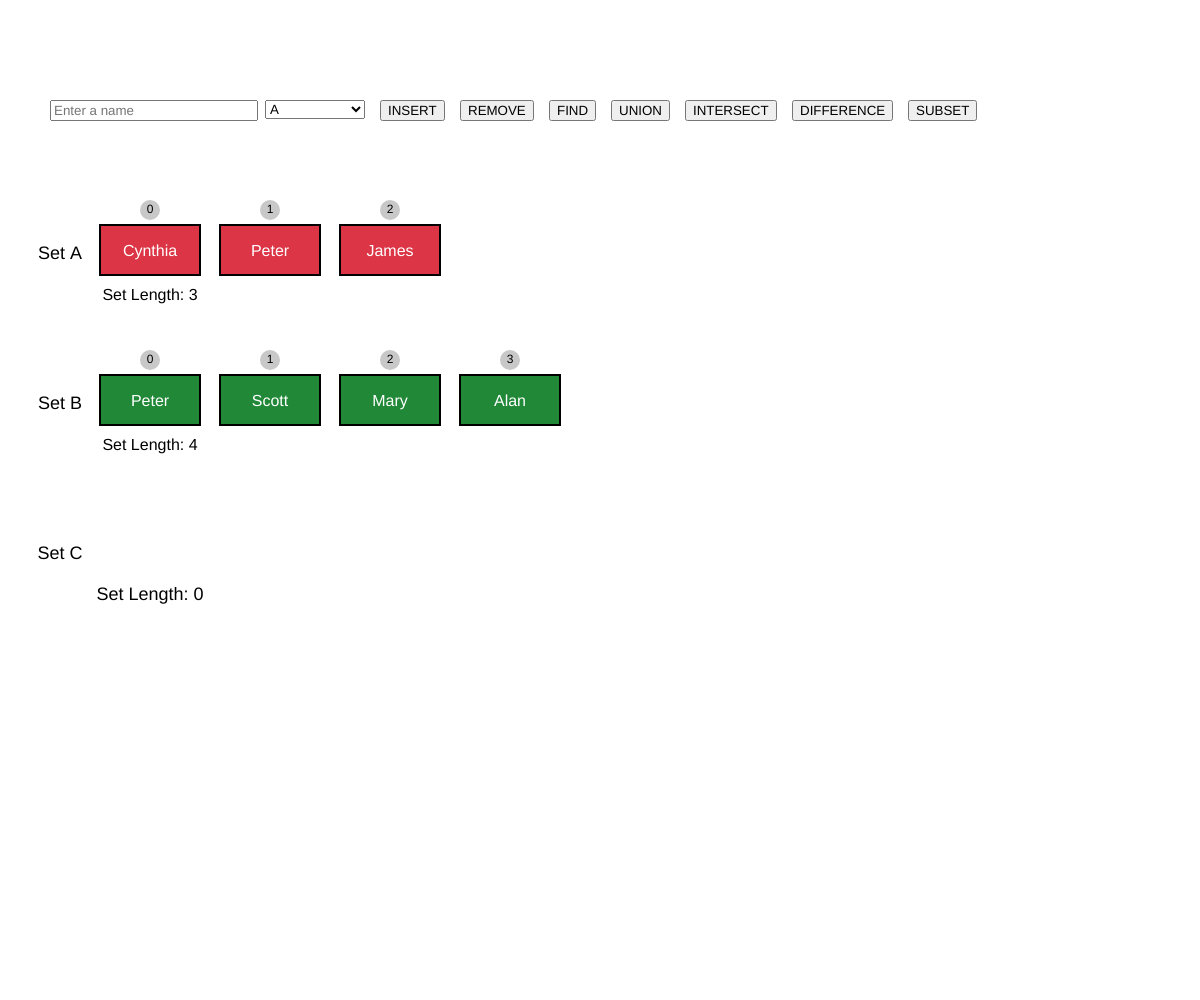
Frame 1 (no input)
Frame 60 (no input): identical to frame 1, image omitted
Frame 120 (the mouse pressed at the canvas centre since frame 60): identical to frame 1, image omitted

The p5.js sketch that drew this single still picture (run headless with seeded random() and noise() and a simulated clock; from frame 60 on, the mouse is pressed at the canvas centre):

// p5.js sketch
// ── sketch.js
var canvas;
var setA, setB, setC;

var baseX = 150, baseY = 250;

function setup() {
  	canvas = createCanvas(windowWidth, windowHeight);
  	canvas.position(0,0);
  	canvas.style('z-index', '-1');
  	canvas.style('display', 'block');
  	background(255);

  	setA = new Set();
  	// add some members to the set A
	setA.add("Cynthia");
	setA.add("Peter");
	setA.add("James");

	console.log("SET A: "+	setA.show());

	setB = new Set();
  	// add some members to the set A
	setB.add("Peter");
	setB.add("Scott");
	setB.add("Mary");
	setB.add("Alan");

	console.log("SET B: "+	setB.show());

	setC = new Set();

	console.log("SET C: "+	setC.show());

	input = createInput();
	input.position(50, 100);
	input.size(200);
	input.attribute('placeholder', 'Enter a name');
	input.class("form-control");

	select = createSelect();
	select.position(input.x + input.width + 15, 100);
	select.size(100);
	select.class("form-control");
	select.option("A");
	select.option("B");

	button = createButton('INSERT');
	button.position(select.x + select.width + 15, 100);
	button.mousePressed(insertItem);
	button.class('btn btn-info');

	button2 = createButton('REMOVE');
	button2.position(button.x + button.width + 15, 100);
	button2.mousePressed(removeItem);
	button2.class('btn btn-info');

	button3 = createButton('FIND');
	button3.position(button2.x + button2.width + 15, 100);
	button3.mousePressed(findItem);
	button3.class('btn btn-success');

	button4 = createButton('UNION');
	button4.position(button3.x + button3.width + 15, 100);
	button4.mousePressed(unionAB);
	button4.class('btn btn-danger');

	button5 = createButton('INTERSECT');
	button5.position(button4.x + button4.width + 15, 100);
	button5.mousePressed(intersectAB);
	button5.class('btn btn-danger');

	button6 = createButton('DIFFERENCE');
	button6.position(button5.x + button5.width + 15, 100);
	button6.mousePressed(differenceAB);
	button6.class('btn btn-danger');

	button7 = createButton('SUBSET');
	button7.position(button6.x + button6.width + 15, 100);
	button7.mousePressed(subsetAB);
	button7.class('btn btn-danger');


}

function windowResized(){
	resizeCanvas(windowWidth, windowHeight);
}

function draw() {
	background(255);
  	setA.display("Set A", baseX, baseY, color(220, 53, 69));
  	setB.display("Set B", baseX, baseY+150, color(33, 136, 56));
  	setC.display("Set C", baseX, baseY+300, color(19, 132, 150));
}

function insertItem(){
	const member = input.value();
	const setName = select.value();
  	alert('Insert ' + member + ' to set '+setName+'!');
  	switch(setName){
  		case "A": setA.add(member); break;
  		case "B": setB.add(member); break;
  	}
  	input.value('');
}

function removeItem(){
	const member = input.value();
	const setName = select.value();
  	alert('Remove ' + member + ' from the set '+setName+'!');
  	switch(setName){
  		case "A": setA.remove(member); break;
  		case "B": setB.remove(member); break;
  	}
  	input.value('');
}

function findItem(){
	const member = input.value();
	const setName = select.value();
  	alert('Find ' + member + ' in the set '+setName+'!');
  	var containsItem=false;
  	switch(setName){
  		case "A": containsItem = setA.contains(member); break;
  		case "B": containsItem = setB.contains(member); break;
  	}
  	if(containsItem){
  		alert("The member "+member+" is in the set "+setName+"!");
  	}
  	else {
  		alert("The member "+member+" is NOT in the set "+setName+"!");
  	}
  	input.value('');
}

function unionAB(){
	alert('Set union A & B');
	setC = setA.union(setB);
}

function intersectAB(){
	alert('Set intersect A & B');
	setC = setA.intersect(setB);
}

function differenceAB(){
	alert('Set difference A & B');
	setC = setA.difference(setB);
}

function subsetAB(){
	alert('Set subset A & B');
	var isSubset = setB.subset(setA);
	const msg = isSubset ? "Set B is a subset of set A." : "Set B is NOT a subset of set A."
	alert(msg);
}
// ── Item.js

class Item {

	constructor(value){
		this.val=value;
	}

	display(i, x, y, w, h, c){
		rectMode(CENTER);
		strokeWeight(2);
		//fill(220, 53, 69);
		fill(c);
		rect(x, y, w, h);
		ellipseMode(CENTER);
		fill(200); strokeWeight(0.0);
		ellipse(x, y-h/2-15, 20, 20);
		fill(0);
		textSize(12);
		textAlign(CENTER);
		text(i, x, y-h/2-12);
		textSize(16);
		fill(255);
		text(this.val, x, y + 6);
	}
}
// ── Set.js
class Set {

   constructor(){
      this.dataStore = [];
   }

   add(data) {
      if (this.dataStore.indexOf(data) < 0) {
         this.dataStore.push(data);
         return true;
      }
      else {
         return false;
      }
   } 

   remove(data) {
      var pos = this.dataStore.indexOf(data);
      if (pos > -1) {
         this.dataStore.splice(pos,1);
         return true;
      }
      else {
         return false;
      }
    }

    contains(data) {
       if (this.dataStore.indexOf(data) > -1) {
          return true;
       }
       else {
          return false;
       }
     }

     union(set) {
        var tempSet = new Set();
        for (var i = 0; i < this.dataStore.length; ++i) {
           tempSet.add(this.dataStore[i]);
        }

        for (var i = 0; i < set.dataStore.length; ++i) {
           if (!tempSet.contains(set.dataStore[i])) {
              tempSet.dataStore.push(set.dataStore[i]);
           }
        }
        return tempSet;
     } 


    intersect(set) {
      var tempSet = new Set();
      for (var i = 0; i < this.dataStore.length; ++i) {
        if (set.contains(this.dataStore[i])) {
            tempSet.add(this.dataStore[i]);
        }
      }
      return tempSet;
    } 

    difference(set) {
       var tempSet = new Set();
       for (var i = 0; i < this.dataStore.length; ++i) {
          if (!set.contains(this.dataStore[i])) {
             tempSet.add(this.dataStore[i]);
          }
       }
       return tempSet;
     } 

    subset(otherSet) {
      
       if (this.size() > otherSet.size()) {
          return false;
       }
       else {
          for (var i = 0; i < this.dataStore.length; ++i) {
             if (!otherSet.contains(this.dataStore[i])) {
                return false;
             }
          }
       }
       return true;
    } 

    size() {
       return this.dataStore.length;
    }

    show() {
       return this.dataStore;
     }

   // Additional functions to display list

   display(name, bx, by, color){
      var n=this.size();
      for (var i=0; i<n; i++) {   
          var item = new Item(this.dataStore[i]);
          rectMode(CENTER);
          var x = bx + i*120;
          var y = by;
          item.display(i, x, y, 100, 50, color);
      }

      //Display length
      fill(0);
      text("Set Length: "+n, bx, by+50);

      //Display set name
      fill(0);
      textSize(18);
      text(name, bx-90, by+9);
   }
   
}
